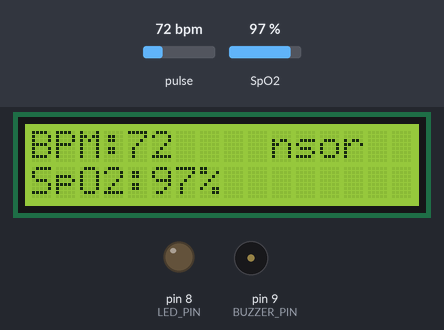
Bench run of a sketch on a simulated Arduino Mega 2560, built with avr-gcc and run on an emulated ATmega2560. On the bench: 16×2 character LCD, output pins drawn as LEDs (lit = HIGH), buzzer (waves = sounding). Dashed ring = blinking. The inputs (shaded band) are chosen by the test bench; at power-on: pulse 72 bpm, SpO2 97 %. What the sketch prints to the serial monitor is not drawn.

Above: at 6.7 s.
6.8 s: pulse set to 130 bpm
At 7.7 s:
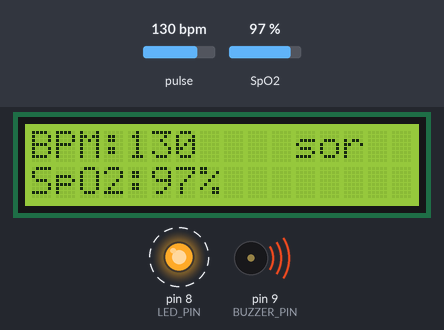
10.8 s: pulse set to 103 bpm
At 12.7 s:
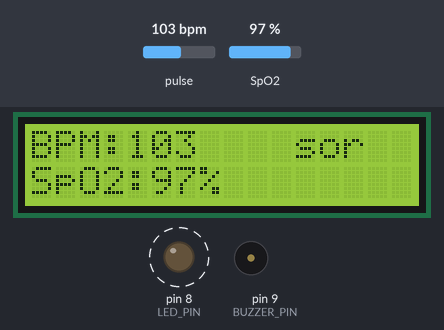
13.6 s: pulse set to 98 bpm
At 15.3 s:
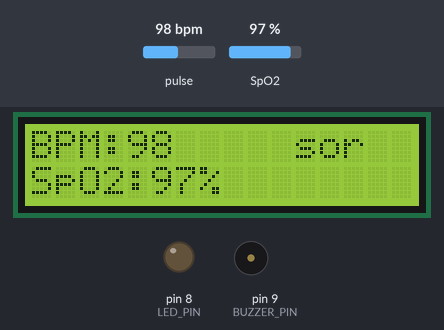
15.6 s: SpO2 set to 93 %
At 16.9 s:
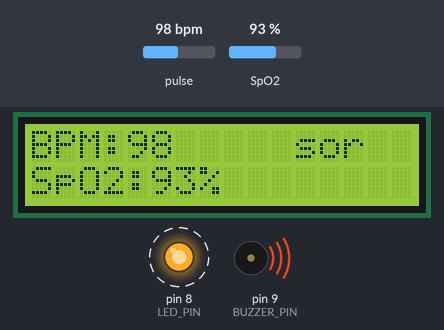
18.6 s: SpO2 set to 80 %
At 20.9 s:
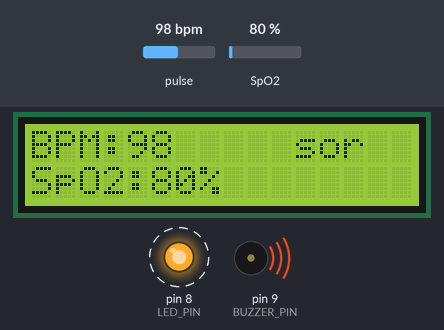
Timing chart, 0 to 22.6 s (numbered marks = the images above; inputs shaded):
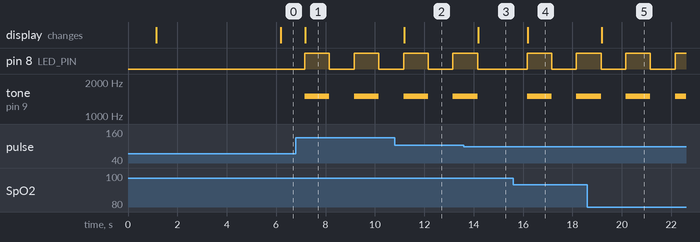

Measured:
- the behaviour switches between 101 and 100 bpm on pulse (found by bisection; images 2 and 3)
- the behaviour switches between 95 and 94 % on SpO2 (found by bisection; images 3 and 4)
- after the input at 6.8 s, pin 8 (LED_PIN): alternates HIGH for 1.0 s and LOW for 1.0 s, starting after 0.36 s; tone on pin 9 (BUZZER_PIN): alternates 1500 Hz for 1.0 s and silent for 1.0 s, starting after 0.36 s; the display: changes after 0.38 s (image 1)
- after the input at 10.8 s, the display: changes after 0.38 s (image 2)
- after the input at 13.6 s, pin 8 (LED_PIN): goes on until 14.2 s, then stays LOW; tone on pin 9 (BUZZER_PIN): goes on until 14.2 s, then stays silent; the display: changes after 0.58 s (image 3)
- after the input at 15.6 s, pin 8 (LED_PIN): LOW → HIGH after 0.56 s, → LOW 1.0 s later, → HIGH 1.0 s later; tone on pin 9 (BUZZER_PIN): silent → 1500 Hz after 0.56 s, → silent 1.0 s later, → 1500 Hz 1.0 s later; the display: changes after 0.58 s (image 4)
- after the input at 18.6 s, the display: changes after 0.58 s (image 5)

The sketch:

Pluse_Oximeter.ino
```cpp
#include <Wire.h>
#include <LiquidCrystal_I2C.h>  // Thư viện I2C LCD
#include "MAX30105.h"
#include "spo2_algorithm.h"

// ==================================================
// 1. CAU HINH LCD 16x2 I2C
// ==================================================
LiquidCrystal_I2C lcd(0x21, 16, 2); // Kiểm tra đúng địa chỉ I2C (0x27, 0x3F hoặc 0x25)

// ==================================================
// 2. CAU HINH CHAN LED VA BUZZER
// ==================================================
const int LED_PIN = 8;     // Đèn LED Digital 8
const int BUZZER_PIN = 9;  // Còi Buzzer Digital 9

const int BPM_LOW = 60;
const int BPM_HIGH = 100;
const int SPO2_LOW = 95;

unsigned long lastBlinkTime = 0;
const unsigned long BLINK_INTERVAL = 200;
bool alertState = false;

// ==================================================
// 3. CAU HINH CAM BIEN MAX30102
// ==================================================
MAX30105 particleSensor;

#define BUFFER_SIZE 100
#define NEW_SAMPLES 25
#define FINGER_THRESHOLD 20000UL

uint32_t irBuffer[BUFFER_SIZE];
uint32_t redBuffer[BUFFER_SIZE];

int32_t spo2 = 0;
int8_t spo2Valid = 0;

int32_t heartRate = 0;
int8_t heartRateValid = 0;

uint32_t currentIR = 0;
uint32_t currentRed = 0;

bool sensorReady = false;
bool hasFinger = false;

unsigned long lastDisplayTime = 0;
const unsigned long DISPLAY_INTERVAL = 500; // Cập nhật mỗi 500ms

// ==================================================
// 4. HIEN THI LCD
// ==================================================
void showStartup() {
  lcd.clear();
  lcd.setCursor(0, 0);
  lcd.print("IOT PULSE OXIM.");
  lcd.setCursor(0, 1);
  lcd.print("Initializing...");
}

void showSensorError() {
  lcd.clear();
  lcd.setCursor(0, 0);
  lcd.print("MAX30102 ERROR");
  lcd.setCursor(0, 1);
  lcd.print("Check wiring");
}

void showNoFinger() {
  lcd.setCursor(0, 0);
  lcd.print("Place your      ");
  lcd.setCursor(0, 1);
  lcd.print("finger on sensor");
}

void showResults() {
  lcd.setCursor(0, 0);
  lcd.print("BPM:");

  if (heartRateValid && heartRate >= 40 && heartRate <= 200) {
    lcd.print(heartRate);
    lcd.print("    ");
  } else {
    lcd.print("--  ");
  }

  lcd.setCursor(0, 1);
  lcd.print("SpO2:");

  if (spo2Valid && spo2 >= 70 && spo2 <= 100) {
    lcd.print(spo2);
    lcd.print("%   ");
  } else {
    lcd.print("--% ");
  }
}

// ==================================================
// 5. GUI JSON QUA SERIAL1 (CHO NODEMCU / ESP8266)
// ==================================================
void sendJSON() {
  // Tạo chuỗi JSON đơn giản và sạch sẽ gửi qua Serial1 (TX1 - Pin 18)
  Serial1.print("{\"bpm\":");
  if (hasFinger && heartRateValid && heartRate >= 40 && heartRate <= 200) {
    Serial1.print(heartRate);
  } else {
    Serial1.print("null");
  }

  Serial1.print(",\"spo2\":");
  if (hasFinger && spo2Valid && spo2 >= 70 && spo2 <= 100) {
    Serial1.print(spo2);
  } else {
    Serial1.print("null");
  }

  Serial1.print(",\"finger\":");
  if (hasFinger) {
    Serial1.print("true");
  } else {
    Serial1.print("false");
  }

  Serial1.println("}"); // Đóng ngoặc JSON và xuống dòng '\n'

  // Debug ra Serial Monitor USB của máy tính
  Serial.print("Finger: ");
  Serial.print(hasFinger ? "YES" : "NO");
  Serial.print(" | BPM: ");
  if (heartRateValid) Serial.print(heartRate); else Serial.print("--");
  Serial.print(" | SpO2: ");
  if (spo2Valid) Serial.print(spo2); else Serial.print("--");
  Serial.println("%");
}

// ==================================================
// 6. DOC MOT MAU TU MAX30102
// ==================================================
bool readOneSample(uint32_t &irValue, uint32_t &redValue) {
  unsigned long startTime = millis();

  while (millis() - startTime < 500) { // Đã fix lỗi dấu trừ '-'
    particleSensor.check();

    if (particleSensor.available()) {
      redValue = particleSensor.getRed();
      irValue = particleSensor.getIR();

      particleSensor.nextSample();

      currentIR = irValue;
      currentRed = redValue;

      return true;
    }
    delay(1);
  }

  return false;
}

// ==================================================
// 7. THU THAP MAU
// ==================================================
bool collectInitialSamples() {
  for (int i = 0; i < BUFFER_SIZE; i++) {
    if (!readOneSample(irBuffer[i], redBuffer[i])) {
      return false;
    }
  }
  return true;
}

bool collectNewSamples() {
  for (int i = 0; i < BUFFER_SIZE - NEW_SAMPLES; i++) {
    irBuffer[i] = irBuffer[i + NEW_SAMPLES];
    redBuffer[i] = redBuffer[i + NEW_SAMPLES];
  }

  for (int i = BUFFER_SIZE - NEW_SAMPLES; i < BUFFER_SIZE; i++) {
    if (!readOneSample(irBuffer[i], redBuffer[i])) {
      return false;
    }
  }
  return true;
}

// ==================================================
// 8. TINH NHIP TIM VA SPO2
// ==================================================
void calculateVitals() {
  hasFinger = (currentIR > FINGER_THRESHOLD);

  if (!hasFinger) {
    heartRateValid = 0;
    spo2Valid = 0;
    return;
  }

  maxim_heart_rate_and_oxygen_saturation(
    irBuffer,
    BUFFER_SIZE,
    redBuffer,
    &spo2,
    &spo2Valid,
    &heartRate,
    &heartRateValid
  );

  if (heartRate < 40 || heartRate > 200) {
    heartRateValid = 0;
  }

  if (spo2 < 70 || spo2 > 100) {
    spo2Valid = 0;
  }
}

// ==================================================
// 9. PHAT CANH BAO (COI + LED)
// ==================================================
void checkAlerts() {
  if (!hasFinger) {
    digitalWrite(LED_PIN, LOW);
    noTone(BUZZER_PIN);
    alertState = false;
    return;
  }

  bool alertNeeded = false;
  if (heartRateValid && (heartRate < BPM_LOW || heartRate > BPM_HIGH)) {
    alertNeeded = true;
  }
  if (spo2Valid && (spo2 < SPO2_LOW)) {
    alertNeeded = true;
  }

  if (alertNeeded) {
    unsigned long currentMillis = millis();
    if (currentMillis - lastBlinkTime >= BLINK_INTERVAL) {
      lastBlinkTime = currentMillis;
      alertState = !alertState;

      if (alertState) {
        digitalWrite(LED_PIN, HIGH);
        tone(BUZZER_PIN, 1500);
      } else {
        digitalWrite(LED_PIN, LOW);
        noTone(BUZZER_PIN);
      }
    }
  } else {
    digitalWrite(LED_PIN, LOW);
    noTone(BUZZER_PIN);
    alertState = false;
  }
}

// ==================================================
// 10. SETUP
// ==================================================
void setup() {
  Serial.begin(115200);   // Debug Monitor USB
  Serial1.begin(115200);  // Truyền JSON sang NodeMCU v3 (TX1 - Pin 18)

  pinMode(LED_PIN, OUTPUT);
  pinMode(BUZZER_PIN, OUTPUT);
  digitalWrite(LED_PIN, LOW);
  noTone(BUZZER_PIN);

  Wire.begin();
  Wire.setClock(100000);

  lcd.init();
  lcd.backlight();
  lcd.clear();

  showStartup();

  if (!particleSensor.begin(Wire, I2C_SPEED_STANDARD)) {
    showSensorError();
    Serial.println("ERROR: MAX30102 not found");
    sensorReady = false;
    return;
  }

  particleSensor.setup(0x1F, 4, 2, 100, 411, 4096);
  particleSensor.setPulseAmplitudeGreen(0);

  sensorReady = true;

  lcd.clear();
  lcd.setCursor(0, 0);
  lcd.print("MAX30102 READY");
  lcd.setCursor(0, 1);
  lcd.print("Place finger");

  delay(1000);

  lcd.clear();
  lcd.setCursor(0, 0);
  lcd.print("Reading sensor");

  if (!collectInitialSamples()) {
    showSensorError();
    Serial.println("ERROR: Initial sample timeout");
    sensorReady = false;
    return;
  }

  calculateVitals();
  lastDisplayTime = millis();
}

// ==================================================
// 11. LOOP
// ==================================================
void loop() {
  if (!sensorReady) {
    delay(1000);
    return;
  }

  if (!collectNewSamples()) {
    Serial.println("WARNING: Sensor read timeout");
    return;
  }

  calculateVitals();
  checkAlerts();

  if (millis() - lastDisplayTime >= DISPLAY_INTERVAL) { // Đã fix lỗi dấu trừ '-'
    lastDisplayTime = millis();

    if (hasFinger) {
      showResults();
    } else {
      showNoFinger();
    }

    sendJSON(); // Gửi dữ liệu JSON sang NodeMCU v3
  }
}
```

MAX30100_BeatDetector.cpp
```cpp
// (licence header left out)
#include <Arduino.h>

#include "MAX30100_BeatDetector.h"

#ifndef min
#define min(a,b) \
   ({ __typeof__ (a) _a = (a); \
       __typeof__ (b) _b = (b); \
     _a < _b ? _a : _b; })
#endif

BeatDetector::BeatDetector() :
    state(BEATDETECTOR_STATE_INIT),
    threshold(BEATDETECTOR_MIN_THRESHOLD),
    beatPeriod(0),
    lastMaxValue(0),
    tsLastBeat(0)
{
}

bool BeatDetector::addSample(float sample)
{
    return checkForBeat(sample);
}

float BeatDetector::getRate()
{
    if (beatPeriod != 0) {
        return 1 / beatPeriod * 1000 * 60;
    } else {
        return 0;
    }
}

float BeatDetector::getCurrentThreshold()
{
    return threshold;
}

bool BeatDetector::checkForBeat(float sample)
{
    bool beatDetected = false;

    switch (state) {
        case BEATDETECTOR_STATE_INIT:
            if (millis() > BEATDETECTOR_INIT_HOLDOFF) {
                state = BEATDETECTOR_STATE_WAITING;
            }
            break;

        case BEATDETECTOR_STATE_WAITING:
            if (sample > threshold) {
                threshold = min(sample, BEATDETECTOR_MAX_THRESHOLD);
                state = BEATDETECTOR_STATE_FOLLOWING_SLOPE;
            }

            // Tracking lost, resetting
            if (millis() - tsLastBeat > BEATDETECTOR_INVALID_READOUT_DELAY) {
                beatPeriod = 0;
                lastMaxValue = 0;
            }

            decreaseThreshold();
            break;

        case BEATDETECTOR_STATE_FOLLOWING_SLOPE:
            if (sample < threshold) {
                state = BEATDETECTOR_STATE_MAYBE_DETECTED;
            } else {
                threshold = min(sample, BEATDETECTOR_MAX_THRESHOLD);
            }
            break;

        case BEATDETECTOR_STATE_MAYBE_DETECTED:
            if (sample + BEATDETECTOR_STEP_RESILIENCY < threshold) {
                // Found a beat
                beatDetected = true;
                lastMaxValue = sample;
                state = BEATDETECTOR_STATE_MASKING;
                float delta = millis() - tsLastBeat;
                if (delta) {
                    beatPeriod = BEATDETECTOR_BPFILTER_ALPHA * delta +
                            (1 - BEATDETECTOR_BPFILTER_ALPHA) * beatPeriod;
                }

                tsLastBeat = millis();
            } else {
                state = BEATDETECTOR_STATE_FOLLOWING_SLOPE;
            }
            break;

        case BEATDETECTOR_STATE_MASKING:
            if (millis() - tsLastBeat > BEATDETECTOR_MASKING_HOLDOFF) {
                state = BEATDETECTOR_STATE_WAITING;
            }
            decreaseThreshold();
            break;
    }

    return beatDetected;
}

void BeatDetector::decreaseThreshold()
{
    // When a valid beat rate readout is present, target the
    if (lastMaxValue > 0 && beatPeriod > 0) {
        threshold -= lastMaxValue * (1 - BEATDETECTOR_THRESHOLD_FALLOFF_TARGET) /
                (beatPeriod / BEATDETECTOR_SAMPLES_PERIOD);
    } else {
        // Asymptotic decay
        threshold *= BEATDETECTOR_THRESHOLD_DECAY_FACTOR;
    }

    if (threshold < BEATDETECTOR_MIN_THRESHOLD) {
        threshold = BEATDETECTOR_MIN_THRESHOLD;
    }
}
```

MAX30100_BeatDetector.h
```cpp
// (licence header left out)
#ifndef MAX30100_BEATDETECTOR_H
#define MAX30100_BEATDETECTOR_H

#include <stdint.h>

#define BEATDETECTOR_INIT_HOLDOFF                2000    // in ms, how long to wait before counting
#define BEATDETECTOR_MASKING_HOLDOFF             200     // in ms, non-retriggerable window after beat detection
#define BEATDETECTOR_BPFILTER_ALPHA              0.6     // EMA factor for the beat period value
#define BEATDETECTOR_MIN_THRESHOLD               20      // minimum threshold (filtered) value
#define BEATDETECTOR_MAX_THRESHOLD               800     // maximum threshold (filtered) value
#define BEATDETECTOR_STEP_RESILIENCY             30      // maximum negative jump that triggers the beat edge
#define BEATDETECTOR_THRESHOLD_FALLOFF_TARGET    0.3     // thr chasing factor of the max value when beat
#define BEATDETECTOR_THRESHOLD_DECAY_FACTOR      0.99    // thr chasing factor when no beat
#define BEATDETECTOR_INVALID_READOUT_DELAY       2000    // in ms, no-beat time to cause a reset
#define BEATDETECTOR_SAMPLES_PERIOD              10      // in ms, 1/Fs


typedef enum BeatDetectorState {
    BEATDETECTOR_STATE_INIT,
    BEATDETECTOR_STATE_WAITING,
    BEATDETECTOR_STATE_FOLLOWING_SLOPE,
    BEATDETECTOR_STATE_MAYBE_DETECTED,
    BEATDETECTOR_STATE_MASKING
} BeatDetectorState;


class BeatDetector
{
public:
    BeatDetector();
    bool addSample(float sample);
    float getRate();
    float getCurrentThreshold();

private:
    bool checkForBeat(float value);
    void decreaseThreshold();

    BeatDetectorState state;
    float threshold;
    float beatPeriod;
    float lastMaxValue;
    uint32_t tsLastBeat;
};

#endif
```

MAX30100_SpO2Calculator.cpp
```cpp
// (licence header left out)
#include <math.h>

#include "MAX30100_SpO2Calculator.h"

// SaO2 Look-up Table
// http://www.ti.com/lit/an/slaa274b/slaa274b.pdf
const uint8_t SpO2Calculator::spO2LUT[43] = {100,100,100,100,99,99,99,99,99,99,98,98,98,98,
                                             98,97,97,97,97,97,97,96,96,96,96,96,96,95,95,
                                             95,95,95,95,94,94,94,94,94,93,93,93,93,93};

SpO2Calculator::SpO2Calculator() :
    irACValueSqSum(0),
    redACValueSqSum(0),
    beatsDetectedNum(0),
    samplesRecorded(0),
    spO2(0)
{
}

void SpO2Calculator::update(float irACValue, float redACValue, bool beatDetected)
{
    irACValueSqSum += irACValue * irACValue;
    redACValueSqSum += redACValue * redACValue;
    ++samplesRecorded;

    if (beatDetected) {
        ++beatsDetectedNum;
        if (beatsDetectedNum == CALCULATE_EVERY_N_BEATS) {
            float acSqRatio = 100.0 * log(redACValueSqSum/samplesRecorded) / log(irACValueSqSum/samplesRecorded);
            uint8_t index = 0;

            if (acSqRatio > 66) {
                index = (uint8_t)acSqRatio - 66;
            } else if (acSqRatio > 50) {
                index = (uint8_t)acSqRatio - 50;
            }
            reset();

            spO2 = spO2LUT[index];
        }
    }
}

void SpO2Calculator::reset()
{
    samplesRecorded = 0;
    redACValueSqSum = 0;
    irACValueSqSum = 0;
    beatsDetectedNum = 0;
    spO2 = 0;
}

uint8_t SpO2Calculator::getSpO2()
{
    return spO2;
}
```

MAX30100_SpO2Calculator.h
```cpp
// (licence header left out)
#ifndef MAX30100_SPO2CALCULATOR_H
#define MAX30100_SPO2CALCULATOR_H

#include <stdint.h>

#define CALCULATE_EVERY_N_BEATS         3

class SpO2Calculator {
public:
    SpO2Calculator();

    void update(float irACValue, float redACValue, bool beatDetected);
    void reset();
    uint8_t getSpO2();

private:
    static const uint8_t spO2LUT[43];

    float irACValueSqSum;
    float redACValueSqSum;
    uint8_t beatsDetectedNum;
    uint32_t samplesRecorded;
    uint8_t spO2;
};

#endif
```
